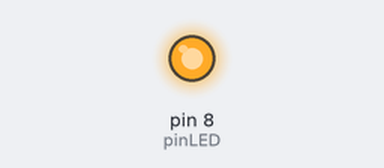
Recording of a sketch running on a simulated Arduino Uno, built with avr-gcc and run on an emulated ATmega328P. On the bench: output pins drawn as LEDs (lit = HIGH).

Above: at 0.4 s.
At 10.4 s:
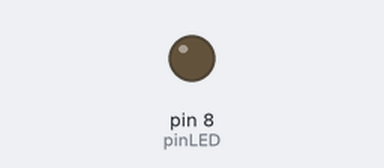
Timing chart, 0 to 18.2 s (numbered marks = the images above):
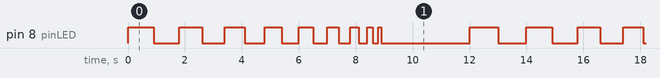

The sketch:

Penggunaan_IF_ELSE.ino
```cpp
//program led berkedip
const int pinLED = 8;
void setup() {
  pinMode(pinLED, OUTPUT);
}
//nilai awal time delay 1000 ms
int timeDelay = 1000;

void loop() {
  /** jika timeDelay bernilai <= 0, maka LED akan diam selama 3s
      lalu nilai timeDelay direset ke 1000 ms
   **/
   if (timeDelay <= 100){
    delay(3000);
    timeDelay = 1000;
   }
   else {
    //nilai timeDelay dikurangi 100 jika timeDelay >100
    timeDelay = timeDelay - 100;
   }
   //Nyala dan matikan LED selama nilai timeDelay
  digitalWrite(pinLED, HIGH);
  delay(timeDelay);
  digitalWrite(pinLED, LOW);
  delay(timeDelay);
  // put your main code here, to run repeatedly:
}
```

Measured:
- by itself, pin 8 (pinLED): repeats every 14.0 s: LOW 0.90 s, HIGH 0.80 s, LOW 0.80 s, HIGH 0.70 s, LOW 0.70 s, HIGH 0.60 s, LOW 0.60 s, HIGH 0.50 s, LOW 0.50 s, HIGH 0.40 s, LOW 0.40 s, HIGH 0.30 s, LOW 0.30 s, HIGH 0.20 s, LOW 0.20 s, HIGH 0.10 s, LOW 3.1 s, HIGH 1.0 s, LOW 1.0 s, HIGH 0.90 s
- by itself, everything shown: repeats every 14.0 s, in 20 steps
